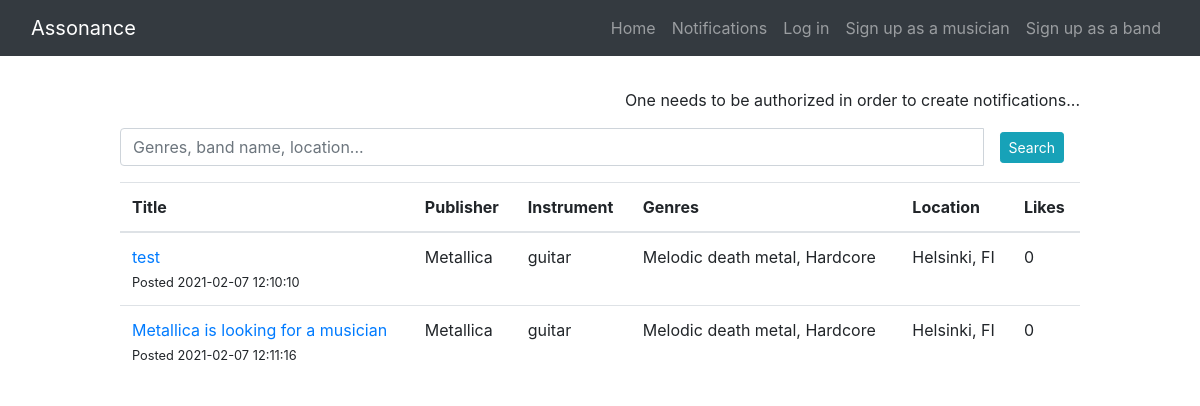
The page /notifications on the database its author committed.
### application/notifications/models.py (models this page shows, shortened)
class NotificationBase(db.Model):
    __abstract__  = True
    id = db.Column(db.Integer, primary_key=True)
    date_created = db.Column(db.DateTime,  default=db.func.current_timestamp())

class Notification(NotificationBase):
    __tablename__ = 'notifications'
    title = db.Column(db.String(128),  nullable=False)
    description = db.Column(db.String(192), nullable=False)
    preferable_genres = db.Column(db.String(192), nullable=False)
    location = db.Column(db.String(192), nullable=False)
    instruments = db.Column(db.String(192), nullable=False)
    publisher_id = db.Column(db.Integer, nullable=False) # either musician or band id
    posted_by = db.Column(db.String(128), nullable=False) # either musician or band
    cover_image = db.Column(db.LargeBinary, default=None)
    rendered_cover_image = db.Column(db.Text, default=None)
    likes = db.Column(db.Integer, nullable=False, default=0)

### application/notifications/controllers.py (the view)
@app.route('/notifications', methods=["GET"])
def notifications():
    notifications_to_show = Notification.query.all()
    return render_template("notifications/index.html", notifications=notifications_to_show)

### application/templates/notifications/index.html
{% extends "layout.html" %}
{% block content %}
  <section class="notification-panel">
        <span class="notification-header-btns">
            {% if current_user.is_authenticated %}
                {% if current_user.has_roles("musician") %}
                    <a href="#" class=" btn btn-dark btn-xs">My notifications</a>
                {% elif current_user.has_roles("band") %}
                    <a href="#" class=" btn btn-dark btn-xs">My notifications</a>
                {% endif %}
                <a href="/notifications/new-notification" class=" btn btn-success btn-xs">Create new notification</a>
            {% else %}
                <span>One needs to be authorized in order to create notifications...</span>
            {% endif %}
        </span>
        <div class="notification-search input-group">
            <input type="text" placeholder="Genres, band name, location..." class="input-sm form-control">
            <span class="notification-search-btn input-group-btn"><button type="button" class="btn btn-sm btn-info">Search</button> </span>
        </div>
        <table class="table table-hover p-table">
            <thead>
            <tr>
                <th>Title</th>
                <th>Publisher</th>
                <th>Instrument</th>
                <th>Genres</th>
                <th>Location</th>
                <th>Likes</th>
            </tr>
            </thead>
            <tbody>
                {% for notification in notifications %}
                <tr>
                    <td class="notification-name">
                        <a href="project_details.html">{{notification.title}}</a>
                        <br>
                        <small>Posted {{notification.date_created}}</small>
                    </td>
                    <td class="notification-instrument">
                        Metallica
                    </td>
                    <td class="notification-instrument">
                        {{notification.instruments}}
                    </td>
                    <td class="notification-genres">
                        {{notification.preferable_genres}}
                    </td>
                    <td class="notification-locations">
                        <span class="label label-primary">{{notification.location}}</span>
                    </td>
                    <td class="notification-likes">
                        {{notification.likes}}
                    </td>
                </tr>
                {% endfor %}
            </tbody>
        </table>
    </section>
{% endblock %}

### application/static/css/index.css (style rules this page uses)
.notification-header-btns { float: right; margin-bottom: 1em; }
.notification-search { margin-bottom: 1em; }
.notification-search-btn { margin: auto 1em; }

### rows shown on the page
Notification: title "test", date_created "2021-02-07 12:10:10", instruments "guitar", preferable_genres "Melodic death metal, Hardcore", location "Helsinki, FI", likes "0"
Notification: title "Metallica is looking for a musician", date_created "2021-02-07 12:11:16", instruments "guitar", preferable_genres "Melodic death metal, Hardcore", location "Helsinki, FI", likes "0"
